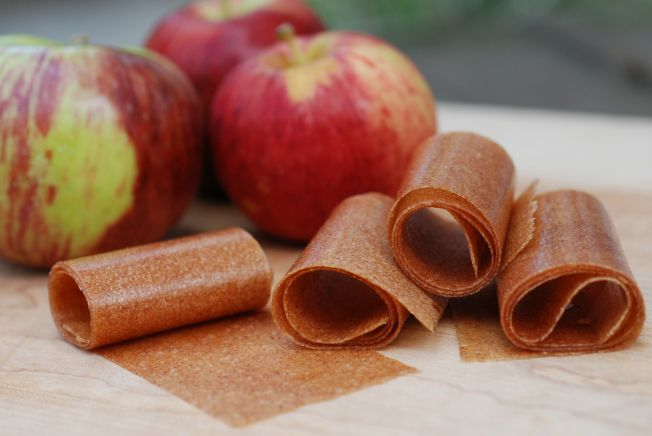
#> input picture vision/k230/k230yolo11部署/test_yolo11/calibration_data/apple_11.jpg, 652 x 436 px, given in place of the camera
$ python 'cv_color_shape（无串口版）.py'
#> lines starting #> are read from the running program, lines starting #| are printed output that depends on the picture; after the words box and inside, x2 and y2 are one past the last pixel; in counts of white or black regions, pixels touching at a corner belong together
"""
OpenCV 颜色+形状联合识别 (PC端模拟 K230)
==========================================
6颜色(红/绿/蓝/黄/紫/黑) × 3形状(矩形/圆形/三角形)
共计18种组合, 实时视频流检测

用法:
  pip install opencv-python numpy
  python cv_color_shape.py

按键:
  q - 退出
  s - 截图保存为 snapshot.jpg
"""

import cv2
import numpy as np

# ============================================================
# HSV 颜色阈值
#   H: 0~180    S: 0~255    V: 0~255
#   ★ 先跑 hsv_tuner.py 获取你现场光线的准确阈值 ★
# ============================================================
COLOR_CONFIG = {
    "RED": {
        "hsv_low":  (0, 120, 80),
        "hsv_high": (10, 255, 255),
        "extra":    ((160, 120, 80), (180, 255, 255)),  # 红在HSV两端
        "draw":     (0, 0, 255),        # BGR
    },
    "GREEN": {
        "hsv_low":  (40, 80, 60),
        "hsv_high": (90, 255, 255),
        "draw":     (0, 255, 0),
    },
    "BLUE": {
        "hsv_low":  (95, 100, 60),
        "hsv_high": (130, 255, 255),
        "draw":     (255, 0, 0),
    },
    "YELLOW": {
        "hsv_low":  (20, 100, 100),
        "hsv_high": (35, 255, 255),
        "draw":     (0, 255, 255),
    },
    "PURPLE": {
        "hsv_low":  (135, 80, 60),
        "hsv_high": (160, 255, 255),
        "draw":     (255, 0, 255),
    },
    "BLACK": {
        "hsv_low":  (0, 0, 0),
        "hsv_high": (180, 255, 60),     # 只靠低V通道
        "draw":     (255, 255, 255),     # 黑色用白框标注
    },
}

# ============================================================
# 形状分类 (基于轮廓顶点数 + 圆度)
# ============================================================
def classify_shape(cnt, area):
    """返回 None / RECT / CIRCLE / TRIANGLE"""
    if area < 300:
        return None

    peri = cv2.arcLength(cnt, True)
    approx = cv2.approxPolyDP(cnt, 0.03 * peri, True)
    vertices = len(approx)

    # 圆度 = 实际面积 / 最小外接圆面积
    _, radius = cv2.minEnclosingCircle(cnt)
    if radius > 5:
        circularity = area / (np.pi * radius * radius)
    else:
        circularity = 0

    if 0.78 <= circularity <= 1.25 and vertices >= 5:
        return "CIRCLE"
    if vertices == 3:
        return "TRIANGLE"
    if 4 <= vertices <= 10:
        return "RECT"
    if 0.65 <= circularity < 0.78:
        return "TRIANGLE"
    return None


def draw_result(img, cnt, shape, color_bgr):
    """按形状画标注框/圆/三角, 返回中心坐标"""
    x, y, w, h = cv2.boundingRect(cnt)
    M = cv2.moments(cnt)
    if M["m00"] > 0:
        cx, cy = int(M["m10"] / M["m00"]), int(M["m01"] / M["m00"])
    else:
        cx, cy = x + w // 2, y + h // 2

    if shape == "RECT":
        cv2.rectangle(img, (x, y), (x + w, y + h), color_bgr, 2)
    elif shape == "CIRCLE":
        r = max(w, h) // 2
        cv2.circle(img, (cx, cy), r, color_bgr, 2)
    elif shape == "TRIANGLE":
        cv2.drawContours(img, [cnt], -1, color_bgr, 2)
    return cx, cy


# ============================================================
# 主循环
# ============================================================
def main():
    cap = cv2.VideoCapture(0)
    if not cap.isOpened():
        print("摄像头打不开")
        return

    print("=" * 55)
    print("  颜色+形状识别 | 6颜色 x 3形状 = 18种组合")
    print("  RED/GREEN/BLUE/YELLOW/PURPLE/BLACK")
    print("  RECT / CIRCLE / TRIANGLE")
    print("  q=退出  s=截图")
    print("=" * 55)

    while True:
        ok, frame = cap.read()
#> frame is the input picture: shape (436, 652, 3); mean B, G, R 93.3, 110.9, 152.5
        if not ok:
            break

        hsv = cv2.cvtColor(frame, cv2.COLOR_BGR2HSV)
#> hsv: shape (436, 652, 3); mean H, S, V 31, 114.6, 154

        for color_name, cfg in COLOR_CONFIG.items():
            # 构建该颜色的 mask
            mask = cv2.inRange(hsv, cfg["hsv_low"], cfg["hsv_high"])
            if "extra" in cfg:
                mask2 = cv2.inRange(hsv, cfg["extra"][0], cfg["extra"][1])
                mask = cv2.bitwise_or(mask, mask2)

            # 形态学去噪
            k = np.ones((5, 5), np.uint8)
            mask = cv2.morphologyEx(mask, cv2.MORPH_OPEN, k, iterations=1)
            mask = cv2.morphologyEx(mask, cv2.MORPH_CLOSE, k, iterations=2)

            contours, _ = cv2.findContours(mask, cv2.RETR_EXTERNAL,
                                           cv2.CHAIN_APPROX_SIMPLE)

            for cnt in contours:
                area = cv2.contourArea(cnt)
                shape = classify_shape(cnt, area)
                if shape is None:
                    continue

                cx, cy = draw_result(frame, cnt, shape, cfg["draw"])

                label = "{} {}".format(color_name, shape)
                cv2.putText(frame, label, (cx - 50, cy - 15),
                            cv2.FONT_HERSHEY_SIMPLEX, 0.5,
                            cfg["draw"], thickness=2)

                print("[OK] {} {}".format(color_name, shape))
#> this loop made 6 passes
#> pass 1, in main, `mask = cv2.inRange(hsv, cfg["hsv_low"], cfg["hsv_high"])`:
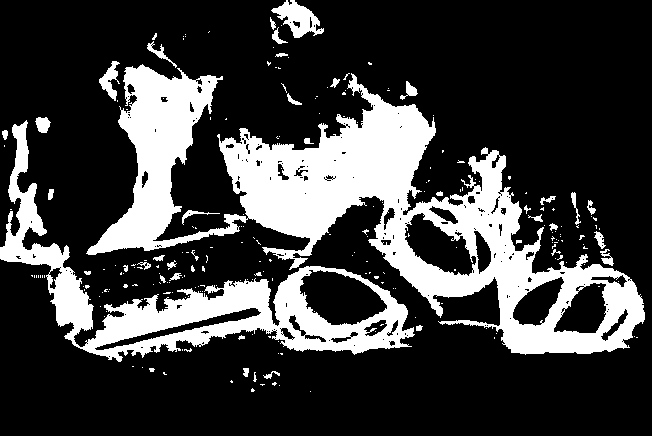
#> mask: shape (436, 652); 24.3% white; 231 white regions (191 under 20 px), largest, box (x1, y1, x2, y2) and area: (86, 64, 645, 355) 46823, (0, 120, 415, 362) 18111, (271, 0, 324, 38) 960
#> pass 1, in main, `mask2 = cv2.inRange(hsv, cfg["extra"][0], cfg["extra"][1])`:
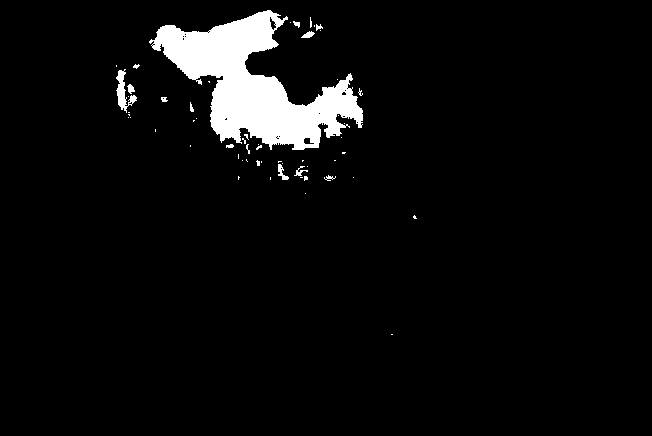
#> mask2: shape (436, 652); 4.9% white; 57 white regions (44 under 20 px), largest, box (x1, y1, x2, y2) and area: (149, 10, 363, 150) 12841, (116, 69, 137, 113) 345, (278, 164, 289, 180) 78
#> pass 1, in main, `mask = cv2.bitwise_or(mask, mask2)`:
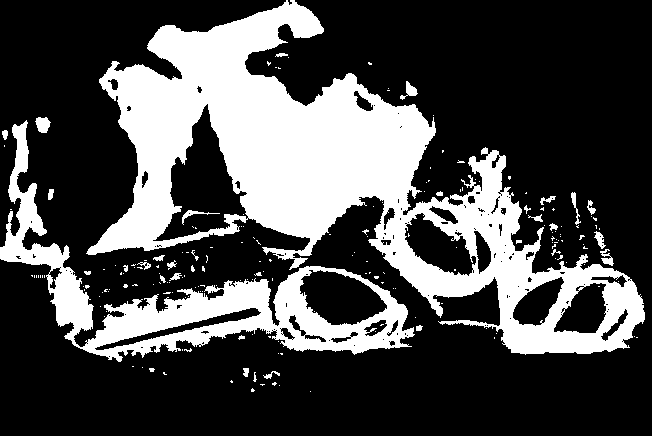
#> mask: shape (436, 652); 29.1% white; 197 white regions (165 under 20 px), largest, box (x1, y1, x2, y2) and area: (86, 0, 645, 355) 62499, (0, 120, 415, 362) 18113, (35, 117, 51, 133) 182
#> pass 1, in main, `mask = cv2.morphologyEx(mask, cv2.MORPH_OPEN, k, iterations=1)`:
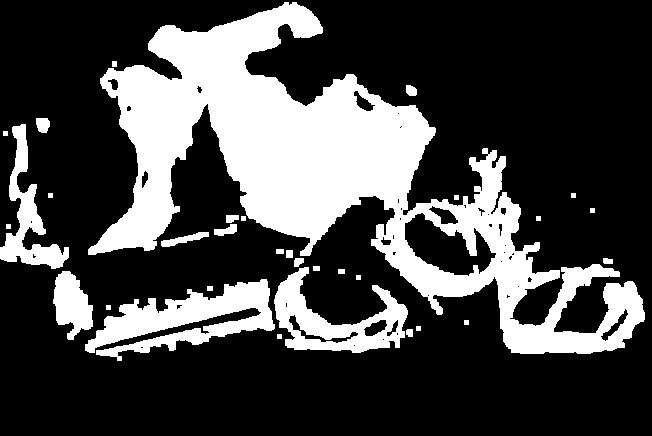
#> mask: shape (436, 652); 27.4% white; 32 white regions, largest, box (x1, y1, x2, y2) and area: (88, 2, 645, 354) 59765, (85, 279, 275, 361) 6859, (274, 267, 408, 353) 4780
#> after the loop:
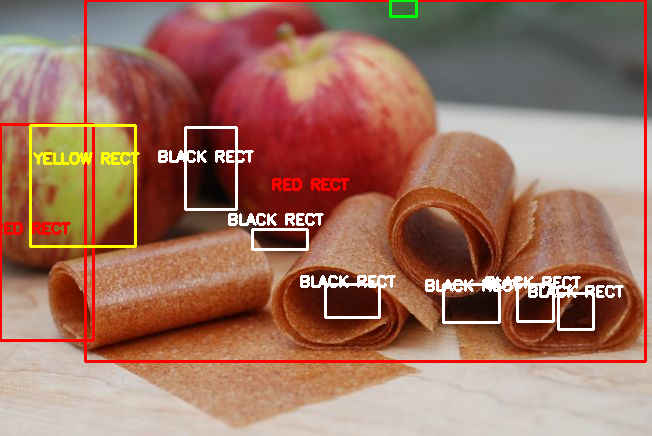
#> frame: shape (436, 652, 3); 5.76% of pixels changed, all inside (x1, y1, x2, y2) = (0, 0, 647, 363)
#> after the loop:
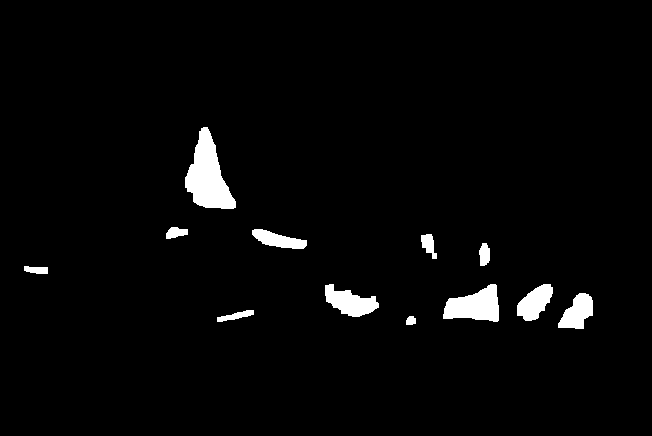
#> mask: shape (436, 652); 2.8% white; 12 white regions, largest, box (x1, y1, x2, y2) and area: (185, 127, 236, 209) 2313, (443, 284, 499, 322) 1411, (325, 284, 379, 317) 1003

        # 底部提示
        cv2.putText(frame, "q:quit  s:save",
                    (10, frame.shape[0] - 10),
                    cv2.FONT_HERSHEY_SIMPLEX, 0.5, (200, 200, 200), 1)
#> frame: shape (436, 652, 3); 0.07% of pixels changed, all inside (x1, y1, x2, y2) = (12, 415, 118, 431)

        cv2.imshow("Color+Shape (6x3=18 combos)", frame)

        key = cv2.waitKey(1) & 0xFF
#> (key q is pressed here)
        if key == ord('q'):
            break
        elif key == ord('s'):
            cv2.imwrite("snapshot.jpg", frame)
            print("截图已保存: snapshot.jpg")

    cap.release()
    cv2.destroyAllWindows()


if __name__ == "__main__":
    main()

$ run again, on vision/k230/k230yolo11部署/test_yolo11/calibration_data/apple_46.jpg
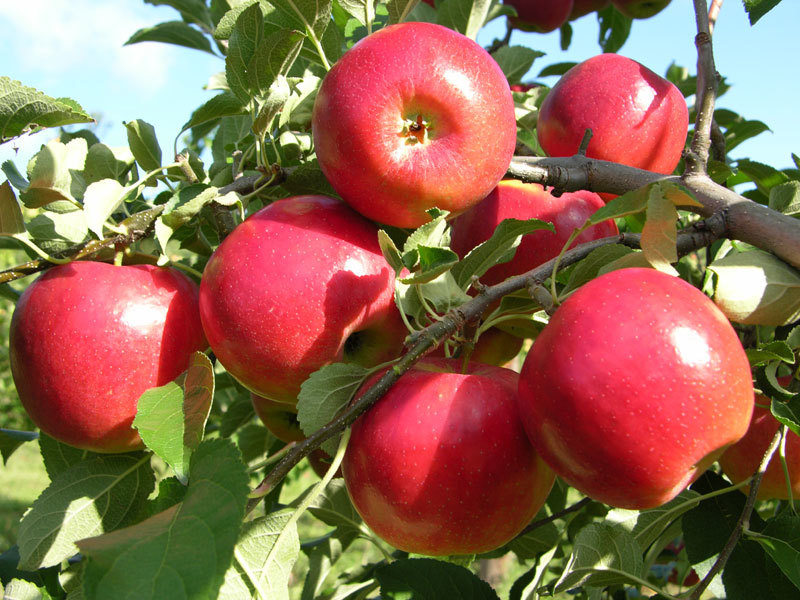
#> input picture vision/k230/k230yolo11部署/test_yolo11/calibration_data/apple_46.jpg, 800 x 600 px, given in place of the camera
#> in main, frame is the input picture: shape (600, 800, 3); mean B, G, R 81.6, 104.5, 143.7
#> hsv: shape (600, 800, 3); mean H, S, V 68, 149.4, 154.4
#> the loop in main, `for color_name, cfg in COLOR_CONFIG.items():` made 6 passes
#> pass 1, in main, `mask = cv2.morphologyEx(mask, cv2.MORPH_OPEN, k, iterations=1)`:
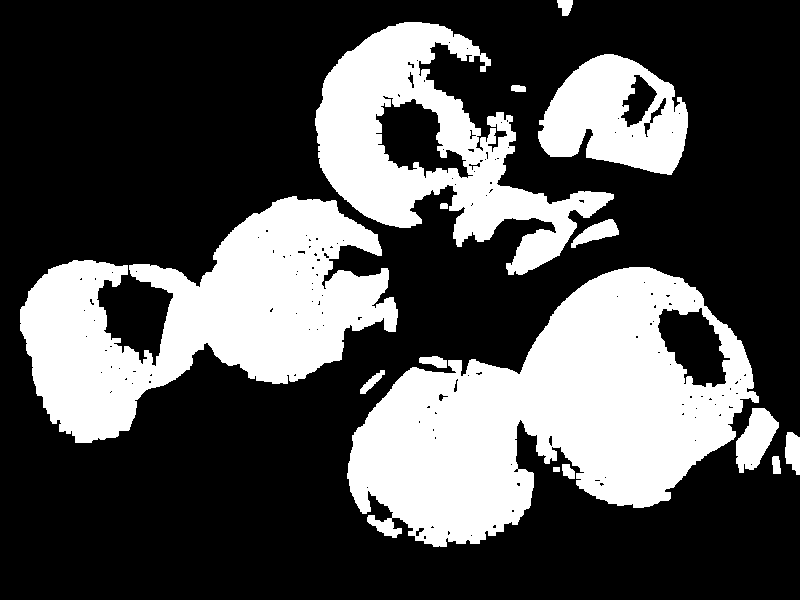
#> mask: shape (600, 800); 31.5% white; 15 white regions, largest, box (x1, y1, x2, y2) and area: (347, 267, 759, 547) 62168, (20, 196, 398, 443) 45166, (315, 22, 614, 275) 28665
#> after the loop in main, `for color_name, cfg in COLOR_CONFIG.items():`:
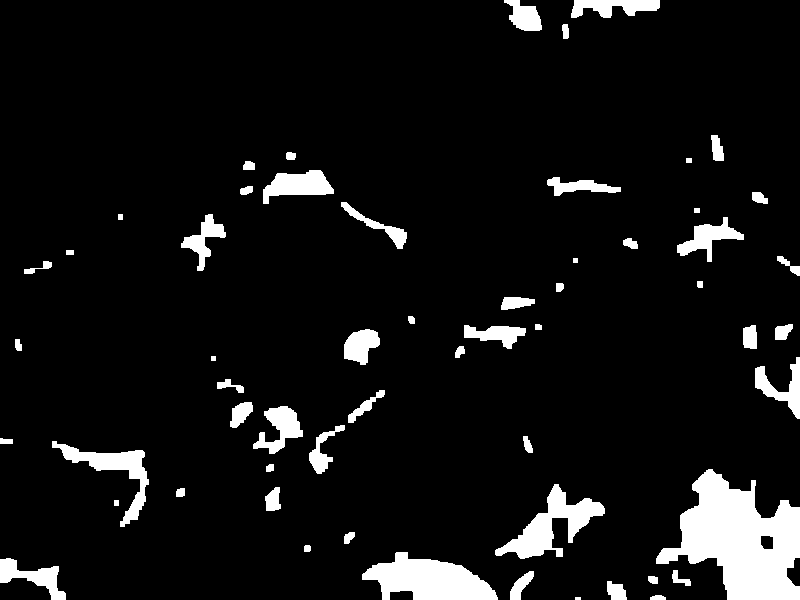
#> mask: shape (600, 800); 7.7% white; 58 white regions (1 under 20 px), largest, box (x1, y1, x2, y2) and area: (656, 469, 800, 600) 10662, (362, 552, 498, 600) 4051, (495, 484, 605, 559) 2901
